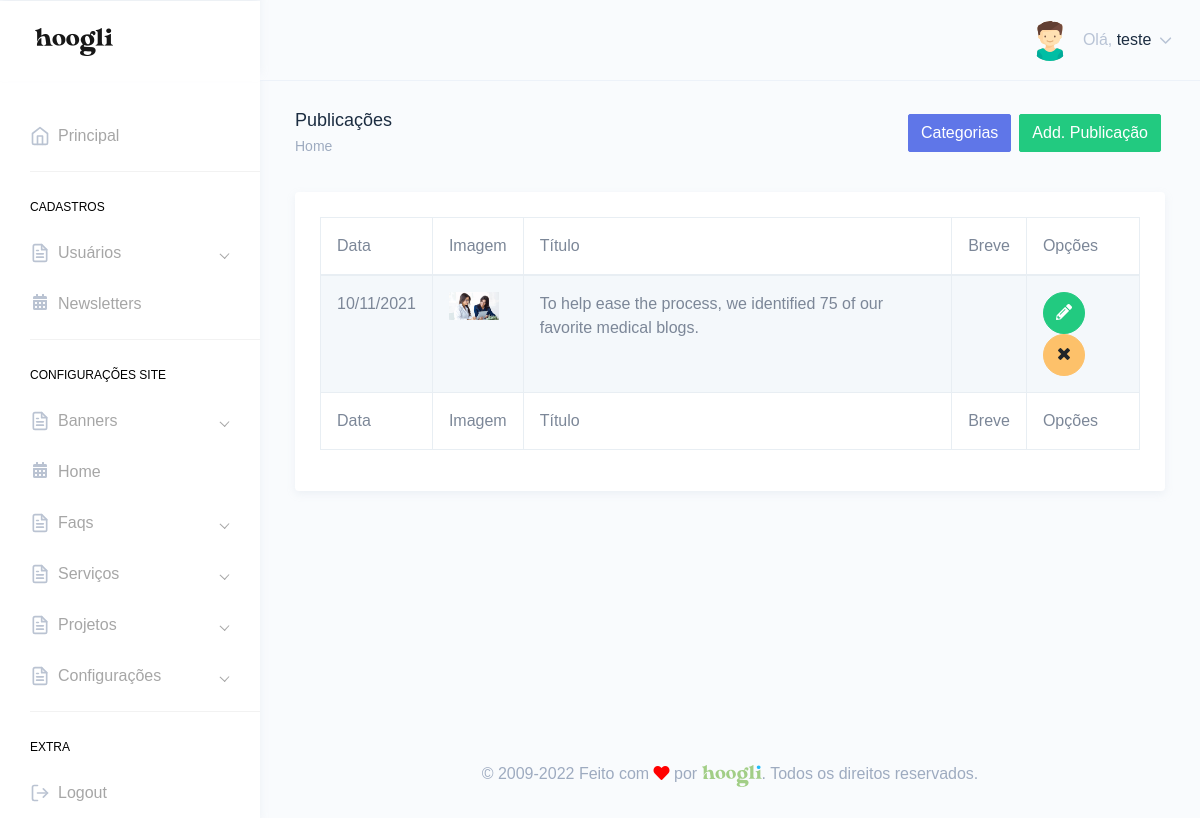
The app's page /painel/publicacoes.php (signed in) with its own data.
### tables this page shows
CREATE TABLE `tbl_usuarios` (
  `id` int(11) NOT NULL,
  `nome` varchar(250) DEFAULT NULL,
  `email` varchar(250) DEFAULT NULL,
  `telefone` varchar(250) DEFAULT NULL,
  `endereco` varchar(250) DEFAULT NULL,
  `cpf` varchar(100) DEFAULT NULL,
  `login` varchar(100) DEFAULT NULL,
  `senha` varchar(100) DEFAULT NULL,
  `foto` varchar(250) DEFAULT NULL,
  `id_cargo` int(11) DEFAULT NULL,
  `sexo` varchar(2) DEFAULT NULL,
  `perm_cad_usuario` varchar(2) DEFAULT NULL,
  `perm_relatorio` varchar(2) DEFAULT NULL,
  `perm_add_usuario` varchar(2) DEFAULT NULL,
  `perm_edit_usuario` varchar(2) DEFAULT NULL,
  `perm_del_usuario` varchar(2) DEFAULT NULL,
  `perm_cad_contato` varchar(2) DEFAULT NULL,
  `perm_edit_contato` varchar(2) DEFAULT NULL,
  `perm_del_contato` varchar(2) DEFAULT NULL,
  `perm_edit_contato_nf` varchar(3) DEFAULT NULL,
  `perm_pag_principal_rm` varchar(2) DEFAULT NULL,
  `perm_pag_principal_uc` varchar(2) DEFAULT NULL,
  `admin_geral` varchar(2) DEFAULT NULL,
  `data_frase` date DEFAULT NULL,
  `id_frase` int(11) DEFAULT NULL,
  `frase_lida` varchar(2) DEFAULT NULL
);

CREATE TABLE `tbl_publicacoes` (
  `id` int(11) NOT NULL,
  `titulo` varchar(250) DEFAULT NULL,
  `postado_por` varchar(250) DEFAULT NULL,
  `conteudo` text DEFAULT NULL,
  `data_postagem` date DEFAULT NULL,
  `link` varchar(250) DEFAULT NULL,
  `foto` varchar(250) DEFAULT NULL,
  `breve` text DEFAULT NULL,
  `meta_title` text DEFAULT NULL,
  `meta_keywords` text DEFAULT NULL,
  `meta_description` text DEFAULT NULL,
  `foto1` varchar(250) DEFAULT NULL,
  `url_amigavel` text DEFAULT NULL,
  `descricao_imagem` varchar(250) DEFAULT NULL,
  `legenda_imagem` varchar(250) DEFAULT NULL,
  `id_categoria` int(11) DEFAULT NULL
);

### Connection/con-pdo.php (called while the page is built, shortened)
<?php
$conInstanciada = '';
if(empty($conInstanciada)) {
	class Conexao {
		private static $pdo;
		public static function getInstance() {
		if (!isset(self::$pdo)) {
		 try {
		  $opcoes = array(PDO::MYSQL_ATTR_INIT_COMMAND => 'SET NAMES utf8', PDO::ATTR_PERSISTENT => TRUE);
		  self::$pdo = new PDO("mysql:host=" . HOST . "; dbname=" . DBNAME . "; charset=" . CHARSET . ";", USER, PASSWORD, $opcoes);
		  self::$pdo->setAttribute(PDO::ATTR_ERRMODE, PDO::ERRMODE_EXCEPTION);
		 } catch (PDOException $e) {
		  print "Erro: " . $e->getMessage();
		 }
		}
		return self::$pdo;
		}
	}
}

### Class/acesso.class.php (called while the page is built, shortened)
<?php
$AcessoInstanciada = '';
if(empty($AcessoInstanciada)) {
	if(file_exists('Connection/conexao.php')) {
		require_once('Connection/con-pdo.php');
		require_once('funcoes.php');
	} else {
		require_once('../Connection/con-pdo.php');
		require_once('../funcoes.php');
	}
	class Acesso {
		private $pdo = null;
		private static $Acesso = null;
		private function __construct($conexao){
			$this->pdo = $conexao;
		}
		public static function getInstance($conexao){
			if (!isset(self::$Acesso)):
				self::$Acesso = new Acesso($conexao);
			endif;
			return self::$Acesso;
		}
		function rsDados($id='', $idCargo='', $orderBy='', $limite='') {
			$sqlLimite = '';
			$sqlOrdem = '';
			$sql = '';
			$nCampos = 0;
			if(!empty($id)) {
				$sql .= " and id = ?";
				$nCampos++;
				$campo[$nCampos] = $id;
			}
			try{
				$sql = "SELECT * FROM tbl_usuarios where 1=1 $sql $sqlOrdem $sqlLimite";
				$stm = $this->pdo->prepare($sql);
				for($i=1; $i<=$nCampos; $i++) {
					$stm->bindValue($i, $campo[$i]);
				}
				$stm->execute();
				$rsDados = $stm->fetchAll(PDO::FETCH_OBJ);
				if($id <> '' or $limite == 1) {
					return($rsDados[0]);
				} else {
					return($rsDados);
				}
			} catch(PDOException $erro){
				echo $erro->getMessage();
			}
		}
	}
}

### painel/verifica.php (called while the page is built, shortened)
<?php
include "../Class/acesso.class.php";
$verificaRestrito = Acesso::getInstance(Conexao::getInstance());
include "../Class/publicacoes.class.php";
$publicacoes = Publicacoes::getInstance(Conexao::getInstance());
$verificaRestrito->restritoAdmin();
$dadosUsuarioLogado = $verificaRestrito->rsDados($_SESSION['dadosLogado']->id);
?>

### funcoes.php (called while the page is built, shortened)
<?php
function formataData($data){
    return date("d/m/Y", strtotime($data));
}
  function icone_genero($genero) {
    switch ($genero) {
      case "M": return "assets/images/avatars/boy.svg"; break;
    }
  }
?>

### Class/publicacoes.class.php (called while the page is built, shortened)
<?php
$PublicacoesInstanciada = '';
if(empty($PublicacoesInstanciada)) {
	if(file_exists('Connection/conexao.php')) {
		require_once('Connection/con-pdo.php');
		require_once('funcoes.php');
	} else {
		require_once('../Connection/con-pdo.php');
		require_once('../funcoes.php');
	}
	class Publicacoes {
		private $pdo = null;
		private static $Publicacoes = null;
		private function __construct($conexao){
			$this->pdo = $conexao;
		}
		public static function getInstance($conexao){
			if (!isset(self::$Publicacoes)):
				self::$Publicacoes = new Publicacoes($conexao);
			endif;
			return self::$Publicacoes;
		}
		function rsDados($id='', $orderBy='', $limite='', $veioDeOnde='', $idDiferente='', $url_amigavel='') {
			$nCampos = 0;
			$sql = '';
			$sqlOrdem = '';
			$sqlLimite = '';
			try{
				$sql = "SELECT * FROM tbl_publicacoes where 1=1 $sql $sqlOrdem $sqlLimite";
				$stm = $this->pdo->prepare($sql);
				for($i=1; $i<=$nCampos; $i++) {
					$stm->bindValue($i, $campo[$i]);
				}
				$stm->execute();
				$rsDados = $stm->fetchAll(PDO::FETCH_OBJ);
				if($id <> '' or $limite == 1) {
					return($rsDados[0]);
				} else {
					return($rsDados);
				}
			} catch(PDOException $erro){
				echo $erro->getMessage();
			}
		}
	}
}

### painel/publicacoes.php (the view, shortened to what this page needs)
<?php include "verifica.php";
$puxaPublicacoes = $publicacoes->rsDados();
?>
<!DOCTYPE html>
<html dir="ltr" lang="pt-br">
<head>
    <link href="dist/css/style.min.css" rel="stylesheet">
</head>
<body>
    <div id="main-wrapper" data-theme="light" data-layout="vertical" data-navbarbg="skin6" data-sidebartype="full" data-sidebar-position="fixed" data-header-position="fixed" data-boxed-layout="full">
      <?php include "header.php";?>
       <?php include "inc-menu-lateral.php";?>
        <div class="page-wrapper">
            <div class="page-breadcrumb">
                <div class="row">
                    <div class="col-7 align-self-center">
                        <h4 class="page-title text-truncate text-dark font-weight-medium mb-1">Publicações</h4>
                        <div class="d-flex align-items-center">
                            <nav aria-label="breadcrumb">
                                <ol class="breadcrumb m-0 p-0">
                                    <li class="breadcrumb-item"><a href="." class="text-muted">Home</a></li>
                                </ol>
                            </nav>
                        </div>
                    </div>
                    <div class="col-5 align-self-center">
                        <a href="add-publicacao.php" class="btn btn-success float-right m-1">Add. Publicação</a>
                        <a href="categorias-publicacoes.php" class="btn btn-primary float-right m-1">Categorias</a>
                    </div>
                </div>
            </div>
            <div class="container-fluid">
                <div class="row">
                    <div class="col-12">
                        <div class="card">
                            <div class="card-body">
                                <div class="table-responsive">
                                    <table id="zero_config" class="table table-striped table-bordered ">
                                        <thead>
                                            <tr>
                                                <th>Data</th>
                                                <th>Imagem</th>
                                                <th>Título</th>
                                                <th>Breve</th>
                                                <th>Opções</th>
                                            </tr>
                                        </thead>
                                        <tbody>
                                            <?php
                                            if(count($puxaPublicacoes) > 0){
                                            foreach($puxaPublicacoes as $publicacao){?>
                                            <tr>
                                                <td><?php echo formataData($publicacao->data_postagem);?></td>
                                                <td>
                                                    <?php if(isset($publicacao->foto) && !empty($publicacao->foto)){?>
                                                    <img src="../img/<?php echo $publicacao->foto;?>" width="50">
                                                    <?php }?>
                                                </td>
                                                <td><?php echo $publicacao->titulo;?></td>
                                                <td><?php echo $publicacao->breve;?></td>
                                                <td>
                                                    <a href="editar-publicacao.php?id=<?php echo $publicacao->id;?>" class="btn btn-success btn-circle"><i class="fas fa-pencil-alt"></i></a>
                                                    <a href="publicacoes.php?id=<?php echo $publicacao->id;?>&acao=excluirPublicacao" class="btn btn-warning btn-circle"><i class="fa fa-times"></i></a>
                                                </td>
                                            </tr>
                                            <?php } }?>
                                        </tbody>
                                        <tfoot>
                                            <tr>
                                                <th>Data</th>
                                                <th>Imagem</th>
                                                <th>Título</th>
                                                <th>Breve</th>
                                                <th>Opções</th>
                                            </tr>
                                        </tfoot>
                                    </table>
                                </div>
                            </div>
                        </div>
                    </div>
                </div>
            </div>
        <?php include "footer.php";?>
        </div>
    </div>
</body>
</html>

### painel/header.php (shortened to what this page needs)
<header class="topbar" data-navbarbg="skin6">
            <nav class="navbar top-navbar navbar-expand-md">
                <div class="navbar-header" data-logobg="skin6">
                    <div class="navbar-brand">
                        <a href=".">
                            <span class="logo-text">
                                <img src="assets/images/hoogli_logo.png" alt="homepage" class="dark-logo" />
                            </span>
                        </a>
                    </div>
                </div>
                <div class="navbar-collapse collapse" id="navbarSupportedContent">
                    <ul class="navbar-nav float-right">
                        <li class="nav-item dropdown">
                            <a class="nav-link dropdown-toggle" href="javascript:void(0)" data-toggle="dropdown"
                                aria-haspopup="true" aria-expanded="false">
                                <?php if(!empty($dadosUsuarioLogado->foto)){?>
                                <img src="../img/<?php echo $dadosUsuarioLogado->foto;?>" alt="<?php echo $dadosUsuarioLogado->nome;?>" class="rounded-circle" width="40">
                                <?php }else{?>
                                <img src="<?php echo icone_genero($dadosUsuarioLogado->sexo);?>" alt="<?php echo $dadosUsuarioLogado->nome;?>" class="rounded-circle" width="40">
                                <?php }?>
                                <span class="ml-2 d-none d-lg-inline-block"><span>Olá,</span> <span
                                        class="text-dark"><?php echo $dadosUsuarioLogado->nome;?></span> <i data-feather="chevron-down"
                                        class="svg-icon"></i></span>
                            </a>
                        </li>
                    </ul>
                </div>
            </nav>
        </header>

### records on screen
tbl_usuarios: nome "teste"
tbl_publicacoes: data_postagem "10/11/2021", foto (picture), titulo "To help ease the process, we identified 75 of our favorite medical blogs."
